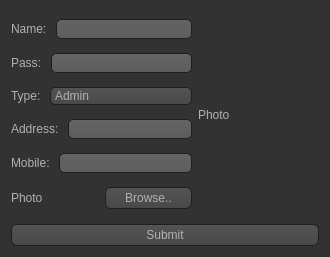
<?xml version="1.0" encoding="UTF-8"?>
<ui version="4.0">
 <class>UserRegistrationForm</class>
 <widget class="QWidget" name="UserRegistrationForm">
  <property name="geometry">
   <rect>
    <x>0</x>
    <y>0</y>
    <width>330</width>
    <height>257</height>
   </rect>
  </property>
  <property name="windowTitle">
   <string>Form</string>
  </property>
  <property name="styleSheet">
   <string notr="true">QToolTip
{
     border: 1px solid black;
     background-color: #ffa02f;
     padding: 1px;
     border-radius: 3px;
     opacity: 100;
}

QWidget
{
    color: #b1b1b1;
    background-color: #323232;
}

QWidget:item:hover
{
    background-color: QLinearGradient( x1: 0, y1: 0, x2: 0, y2: 1, stop: 0 #ffa02f, stop: 1 #ca0619);
    color: #000000;
}

QWidget:item:selected
{
    background-color: QLinearGradient( x1: 0, y1: 0, x2: 0, y2: 1, stop: 0 #ffa02f, stop: 1 #d7801a);
}

QMenuBar::item
{
    background: transparent;
}

QMenuBar::item:selected
{
    background: transparent;
    border: 1px solid #ffaa00;
}

QMenuBar::item:pressed
{
    background: #444;
    border: 1px solid #000;
    background-color: QLinearGradient(
        x1:0, y1:0,
        x2:0, y2:1,
        stop:1 #212121,
        stop:0.4 #343434/*,
        stop:0.2 #343434,
        stop:0.1 #ffaa00*/
    );
    margin-bottom:-1px;
    padding-bottom:1px;
}

QMenu
{
    border: 1px solid #000;
}

QMenu::item
{
    padding: 2px 20px 2px 20px;
}

QMenu::item:selected
{
    color: #000000;
}

QWidget:disabled
{
    color: #404040;
    background-color: #323232;
}

QAbstractItemView
{
    background-color: QLinearGradient( x1: 0, y1: 0, x2: 0, y2: 1, stop: 0 #4d4d4d, stop: 0.1 #646464, stop: 1 #5d5d5d);
}

QWidget:focus
{
    /*border: 2px solid QLinearGradient( x1: 0, y1: 0, x2: 0, y2: 1, stop: 0 #ffa02f, stop: 1 #d7801a);*/
}

QLineEdit
{
    background-color: QLinearGradient( x1: 0, y1: 0, x2: 0, y2: 1, stop: 0 #4d4d4d, stop: 0 #646464, stop: 1 #5d5d5d);
    padding: 1px;
    border-style: solid;
    border: 1px solid #1e1e1e;
    border-radius: 5;
}

QPushButton
{
    color: #b1b1b1;
    background-color: QLinearGradient( x1: 0, y1: 0, x2: 0, y2: 1, stop: 0 #565656, stop: 0.1 #525252, stop: 0.5 #4e4e4e, stop: 0.9 #4a4a4a, stop: 1 #464646);
    border-width: 1px;
    border-color: #1e1e1e;
    border-style: solid;
    border-radius: 6;
    padding: 3px;
    font-size: 12px;
    padding-left: 5px;
    padding-right: 5px;
}

QPushButton:pressed
{
    background-color: QLinearGradient( x1: 0, y1: 0, x2: 0, y2: 1, stop: 0 #2d2d2d, stop: 0.1 #2b2b2b, stop: 0.5 #292929, stop: 0.9 #282828, stop: 1 #252525);
}

QComboBox
{
    selection-background-color: #ffaa00;
    background-color: QLinearGradient( x1: 0, y1: 0, x2: 0, y2: 1, stop: 0 #565656, stop: 0.1 #525252, stop: 0.5 #4e4e4e, stop: 0.9 #4a4a4a, stop: 1 #464646);
    border-style: solid;
    border: 1px solid #1e1e1e;
    border-radius: 5;
}

QComboBox:hover,QPushButton:hover
{
    border: 2px solid QLinearGradient( x1: 0, y1: 0, x2: 0, y2: 1, stop: 0 #ffa02f, stop: 1 #d7801a);
}


QComboBox:on
{
    padding-top: 3px;
    padding-left: 4px;
    background-color: QLinearGradient( x1: 0, y1: 0, x2: 0, y2: 1, stop: 0 #2d2d2d, stop: 0.1 #2b2b2b, stop: 0.5 #292929, stop: 0.9 #282828, stop: 1 #252525);
    selection-background-color: #ffaa00;
}

QComboBox QAbstractItemView
{
    border: 2px solid darkgray;
    selection-background-color: QLinearGradient( x1: 0, y1: 0, x2: 0, y2: 1, stop: 0 #ffa02f, stop: 1 #d7801a);
}

QComboBox::drop-down
{
     subcontrol-origin: padding;
     subcontrol-position: top right;
     width: 15px;

     border-left-width: 0px;
     border-left-color: darkgray;
     border-left-style: solid; /* just a single line */
     border-top-right-radius: 3px; /* same radius as the QComboBox */
     border-bottom-right-radius: 3px;
 }

QComboBox::down-arrow
{
     image: url(:/down_arrow.png);
}

QGroupBox:focus
{
border: 2px solid QLinearGradient( x1: 0, y1: 0, x2: 0, y2: 1, stop: 0 #ffa02f, stop: 1 #d7801a);
}

QTextEdit:focus
{
    border: 2px solid QLinearGradient( x1: 0, y1: 0, x2: 0, y2: 1, stop: 0 #ffa02f, stop: 1 #d7801a);
}

QScrollBar:horizontal {
     border: 1px solid #222222;
     background: QLinearGradient( x1: 0, y1: 0, x2: 0, y2: 1, stop: 0.0 #121212, stop: 0.2 #282828, stop: 1 #484848);
     height: 7px;
     margin: 0px 16px 0 16px;
}

QScrollBar::handle:horizontal
{
      background: QLinearGradient( x1: 0, y1: 0, x2: 1, y2: 0, stop: 0 #ffa02f, stop: 0.5 #d7801a, stop: 1 #ffa02f);
      min-height: 20px;
      border-radius: 2px;
}

QScrollBar::add-line:horizontal {
      border: 1px solid #1b1b19;
      border-radius: 2px;
      background: QLinearGradient( x1: 0, y1: 0, x2: 1, y2: 0, stop: 0 #ffa02f, stop: 1 #d7801a);
      width: 14px;
      subcontrol-position: right;
      subcontrol-origin: margin;
}

QScrollBar::sub-line:horizontal {
      border: 1px solid #1b1b19;
      border-radius: 2px;
      background: QLinearGradient( x1: 0, y1: 0, x2: 1, y2: 0, stop: 0 #ffa02f, stop: 1 #d7801a);
      width: 14px;
     subcontrol-position: left;
     subcontrol-origin: margin;
}

QScrollBar::right-arrow:horizontal, QScrollBar::left-arrow:horizontal
{
      border: 1px solid black;
      width: 1px;
      height: 1px;
      background: white;
}

QScrollBar::add-page:horizontal, QScrollBar::sub-page:horizontal
{
      background: none;
}

QScrollBar:vertical
{
      background: QLinearGradient( x1: 0, y1: 0, x2: 1, y2: 0, stop: 0.0 #121212, stop: 0.2 #282828, stop: 1 #484848);
      width: 7px;
      margin: 16px 0 16px 0;
      border: 1px solid #222222;
}

QScrollBar::handle:vertical
{
      background: QLinearGradient( x1: 0, y1: 0, x2: 0, y2: 1, stop: 0 #ffa02f, stop: 0.5 #d7801a, stop: 1 #ffa02f);
      min-height: 20px;
      border-radius: 2px;
}

QScrollBar::add-line:vertical
{
      border: 1px solid #1b1b19;
      border-radius: 2px;
      background: QLinearGradient( x1: 0, y1: 0, x2: 0, y2: 1, stop: 0 #ffa02f, stop: 1 #d7801a);
      height: 14px;
      subcontrol-position: bottom;
      subcontrol-origin: margin;
}

QScrollBar::sub-line:vertical
{
      border: 1px solid #1b1b19;
      border-radius: 2px;
      background: QLinearGradient( x1: 0, y1: 0, x2: 0, y2: 1, stop: 0 #d7801a, stop: 1 #ffa02f);
      height: 14px;
      subcontrol-position: top;
      subcontrol-origin: margin;
}

QScrollBar::up-arrow:vertical, QScrollBar::down-arrow:vertical
{
      border: 1px solid black;
      width: 1px;
      height: 1px;
      background: white;
}


QScrollBar::add-page:vertical, QScrollBar::sub-page:vertical
{
      background: none;
}

QTextEdit
{
    background-color: #242424;
}

QPlainTextEdit
{
    background-color: #242424;
}

QHeaderView::section
{
    background-color: QLinearGradient(x1:0, y1:0, x2:0, y2:1, stop:0 #616161, stop: 0.5 #505050, stop: 0.6 #434343, stop:1 #656565);
    color: white;
    padding-left: 4px;
    border: 1px solid #6c6c6c;
}

QCheckBox:disabled
{
color: #414141;
}

QDockWidget::title
{
    text-align: center;
    spacing: 3px; /* spacing between items in the tool bar */
    background-color: QLinearGradient(x1:0, y1:0, x2:0, y2:1, stop:0 #323232, stop: 0.5 #242424, stop:1 #323232);
}

QDockWidget::close-button, QDockWidget::float-button
{
    text-align: center;
    spacing: 1px; /* spacing between items in the tool bar */
    background-color: QLinearGradient(x1:0, y1:0, x2:0, y2:1, stop:0 #323232, stop: 0.5 #242424, stop:1 #323232);
}

QDockWidget::close-button:hover, QDockWidget::float-button:hover
{
    background: #242424;
}

QDockWidget::close-button:pressed, QDockWidget::float-button:pressed
{
    padding: 1px -1px -1px 1px;
}

QMainWindow::separator
{
    background-color: QLinearGradient(x1:0, y1:0, x2:0, y2:1, stop:0 #161616, stop: 0.5 #151515, stop: 0.6 #212121, stop:1 #343434);
    color: white;
    padding-left: 4px;
    border: 1px solid #4c4c4c;
    spacing: 3px; /* spacing between items in the tool bar */
}

QMainWindow::separator:hover
{

    background-color: QLinearGradient(x1:0, y1:0, x2:0, y2:1, stop:0 #d7801a, stop:0.5 #b56c17 stop:1 #ffa02f);
    color: white;
    padding-left: 4px;
    border: 1px solid #6c6c6c;
    spacing: 3px; /* spacing between items in the tool bar */
}

QToolBar::handle
{
     spacing: 3px; /* spacing between items in the tool bar */
     background: url(:/images/handle.png);
}

QMenu::separator
{
    height: 2px;
    background-color: QLinearGradient(x1:0, y1:0, x2:0, y2:1, stop:0 #161616, stop: 0.5 #151515, stop: 0.6 #212121, stop:1 #343434);
    color: white;
    padding-left: 4px;
    margin-left: 10px;
    margin-right: 5px;
}

QProgressBar
{
    border: 2px solid grey;
    border-radius: 5px;
    text-align: center;
}

QProgressBar::chunk
{
    background-color: #d7801a;
    width: 2.15px;
    margin: 0.5px;
}

QTabBar::tab {
    color: #b1b1b1;
    border: 1px solid #444;
    border-bottom-style: none;
    background-color: #323232;
    padding-left: 10px;
    padding-right: 10px;
    padding-top: 3px;
    padding-bottom: 2px;
    margin-right: -1px;
}

QTabWidget::pane {
    border: 1px solid #444;
    top: 1px;
}

QTabBar::tab:last
{
    margin-right: 0; /* the last selected tab has nothing to overlap with on the right */
    border-top-right-radius: 3px;
}

QTabBar::tab:first:!selected
{
 margin-left: 0px; /* the last selected tab has nothing to overlap with on the right */


    border-top-left-radius: 3px;
}

QTabBar::tab:!selected
{
    color: #b1b1b1;
    border-bottom-style: solid;
    margin-top: 3px;
    background-color: QLinearGradient(x1:0, y1:0, x2:0, y2:1, stop:1 #212121, stop:.4 #343434);
}

QTabBar::tab:selected
{
    border-top-left-radius: 3px;
    border-top-right-radius: 3px;
    margin-bottom: 0px;
}

QTabBar::tab:!selected:hover
{
    /*border-top: 2px solid #ffaa00;
    padding-bottom: 3px;*/
    border-top-left-radius: 3px;
    border-top-right-radius: 3px;
    background-color: QLinearGradient(x1:0, y1:0, x2:0, y2:1, stop:1 #212121, stop:0.4 #343434, stop:0.2 #343434, stop:0.1 #ffaa00);
}

QRadioButton::indicator:checked, QRadioButton::indicator:unchecked{
    color: #b1b1b1;
    background-color: #323232;
    border: 1px solid #b1b1b1;
    border-radius: 6px;
}

QRadioButton::indicator:checked
{
    background-color: qradialgradient(
        cx: 0.5, cy: 0.5,
        fx: 0.5, fy: 0.5,
        radius: 1.0,
        stop: 0.25 #ffaa00,
        stop: 0.3 #323232
    );
}

QCheckBox::indicator{
    color: #b1b1b1;
    background-color: #323232;
    border: 1px solid #b1b1b1;
    width: 9px;
    height: 9px;
}

QRadioButton::indicator
{
    border-radius: 6px;
}

QRadioButton::indicator:hover, QCheckBox::indicator:hover
{
    border: 1px solid #ffaa00;
}

QCheckBox::indicator:checked
{
    image:url(:/images/checkbox.png);
}

QCheckBox::indicator:disabled, QRadioButton::indicator:disabled
{
    border: 1px solid #444;
}</string>
  </property>
  <layout class="QGridLayout" name="gridLayout">
   <item row="0" column="0">
    <layout class="QHBoxLayout" name="horizontalLayout_7" stretch="3,2">
     <item>
      <layout class="QVBoxLayout" name="verticalLayout">
       <item>
        <layout class="QHBoxLayout" name="horizontalLayout">
         <item>
          <widget class="QLabel" name="label">
           <property name="text">
            <string>Name: </string>
           </property>
          </widget>
         </item>
         <item>
          <widget class="QLineEdit" name="led_name"/>
         </item>
        </layout>
       </item>
       <item>
        <layout class="QHBoxLayout" name="horizontalLayout_2">
         <item>
          <widget class="QLabel" name="label_2">
           <property name="text">
            <string>Pass: </string>
           </property>
          </widget>
         </item>
         <item>
          <widget class="QLineEdit" name="led_pass"/>
         </item>
        </layout>
       </item>
       <item>
        <layout class="QHBoxLayout" name="horizontalLayout_3">
         <item>
          <widget class="QLabel" name="label_5">
           <property name="sizePolicy">
            <sizepolicy hsizetype="Fixed" vsizetype="Preferred">
             <horstretch>0</horstretch>
             <verstretch>0</verstretch>
            </sizepolicy>
           </property>
           <property name="text">
            <string>Type: </string>
           </property>
          </widget>
         </item>
         <item>
          <widget class="QComboBox" name="combo_type">
           <item>
            <property name="text">
             <string>Admin</string>
            </property>
           </item>
           <item>
            <property name="text">
             <string>User</string>
            </property>
           </item>
          </widget>
         </item>
        </layout>
       </item>
       <item>
        <layout class="QHBoxLayout" name="horizontalLayout_4">
         <item>
          <widget class="QLabel" name="label_3">
           <property name="text">
            <string>Address: </string>
           </property>
          </widget>
         </item>
         <item>
          <widget class="QLineEdit" name="led_address"/>
         </item>
        </layout>
       </item>
       <item>
        <layout class="QHBoxLayout" name="horizontalLayout_5">
         <item>
          <widget class="QLabel" name="label_4">
           <property name="text">
            <string>Mobile: </string>
           </property>
          </widget>
         </item>
         <item>
          <widget class="QLineEdit" name="led_mobile"/>
         </item>
        </layout>
       </item>
       <item>
        <layout class="QHBoxLayout" name="horizontalLayout_6">
         <item>
          <widget class="QLabel" name="label_6">
           <property name="text">
            <string>Photo</string>
           </property>
          </widget>
         </item>
         <item>
          <widget class="QPushButton" name="btn_Browse">
           <property name="text">
            <string>Browse..</string>
           </property>
          </widget>
         </item>
        </layout>
       </item>
      </layout>
     </item>
     <item>
      <widget class="QLabel" name="lbl_photo">
       <property name="text">
        <string>Photo</string>
       </property>
      </widget>
     </item>
    </layout>
   </item>
   <item row="1" column="0">
    <widget class="QPushButton" name="btn_Submit">
     <property name="text">
      <string>Submit</string>
     </property>
    </widget>
   </item>
  </layout>
 </widget>
 <resources/>
 <connections/>
</ui>
